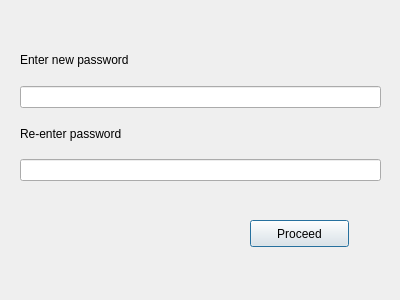
<?xml version="1.0" encoding="UTF-8"?>
<ui version="4.0">
 <class>changepassword</class>
 <widget class="QDialog" name="changepassword">
  <property name="geometry">
   <rect>
    <x>0</x>
    <y>0</y>
    <width>400</width>
    <height>300</height>
   </rect>
  </property>
  <property name="windowTitle">
   <string>Dialog</string>
  </property>
  <widget class="QPushButton" name="proceed_push">
   <property name="geometry">
    <rect>
     <x>250</x>
     <y>220</y>
     <width>99</width>
     <height>27</height>
    </rect>
   </property>
   <property name="text">
    <string>Proceed</string>
   </property>
  </widget>
  <widget class="QWidget" name="">
   <property name="geometry">
    <rect>
     <x>20</x>
     <y>40</y>
     <width>361</width>
     <height>141</height>
    </rect>
   </property>
   <layout class="QVBoxLayout" name="verticalLayout">
    <item>
     <widget class="QLabel" name="label">
      <property name="text">
       <string>Enter new password</string>
      </property>
     </widget>
    </item>
    <item>
     <widget class="QLineEdit" name="newpass_line"/>
    </item>
    <item>
     <widget class="QLabel" name="label_2">
      <property name="text">
       <string>Re-enter password</string>
      </property>
     </widget>
    </item>
    <item>
     <widget class="QLineEdit" name="renewpass_line"/>
    </item>
   </layout>
  </widget>
 </widget>
 <resources/>
 <connections/>
</ui>
